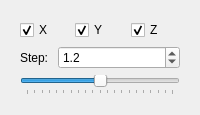
          <widget class="QWidget" name="page_resize">
           <attribute name="label">
            <string>Resize</string>
           </attribute>
           <layout class="QVBoxLayout" name="verticalLayout_6">
            <item>
             <widget class="QWidget" name="resizeGrp" native="true">
              <layout class="QVBoxLayout" name="verticalLayout_5">
               <item>
                <layout class="QHBoxLayout" name="horizontalLayout_4">
                 <item>
                  <widget class="QCheckBox" name="sizeX">
                   <property name="text">
                    <string>X</string>
                   </property>
                   <property name="checked">
                    <bool>true</bool>
                   </property>
                  </widget>
                 </item>
                 <item>
                  <widget class="QCheckBox" name="sizeY">
                   <property name="text">
                    <string>Y</string>
                   </property>
                   <property name="checked">
                    <bool>true</bool>
                   </property>
                  </widget>
                 </item>
                 <item>
                  <widget class="QCheckBox" name="sizeZ">
                   <property name="text">
                    <string>Z</string>
                   </property>
                   <property name="checked">
                    <bool>true</bool>
                   </property>
                  </widget>
                 </item>
                </layout>
               </item>
               <item>
                <layout class="QHBoxLayout" name="horizontalLayout_5">
                 <item>
                  <widget class="QLabel" name="label_resizeStep">
                   <property name="sizePolicy">
                    <sizepolicy hsizetype="Fixed" vsizetype="Preferred">
                     <horstretch>0</horstretch>
                     <verstretch>0</verstretch>
                    </sizepolicy>
                   </property>
                   <property name="text">
                    <string>Step: </string>
                   </property>
                  </widget>
                 </item>
                 <item>
                  <widget class="QDoubleSpinBox" name="sizeStepSpinBox">
                   <property name="decimals">
                    <number>1</number>
                   </property>
                   <property name="singleStep">
                    <double>0.200000000000000</double>
                   </property>
                   <property name="value">
                    <double>1.200000000000000</double>
                   </property>
                  </widget>
                 </item>
                </layout>
               </item>
               <item>
                <widget class="QSlider" name="resizeSlider">
                 <property name="minimum">
                  <number>-10</number>
                 </property>
                 <property name="maximum">
                  <number>10</number>
                 </property>
                 <property name="tracking">
                  <bool>true</bool>
                 </property>
                 <property name="orientation">
                  <enum>Qt::Horizontal</enum>
                 </property>
                 <property name="invertedAppearance">
                  <bool>false</bool>
                 </property>
                 <property name="invertedControls">
                  <bool>false</bool>
                 </property>
                 <property name="tickPosition">
                  <enum>QSlider::TicksBelow</enum>
                 </property>
                </widget>
               </item>
              </layout>
             </widget>
            </item>
           </layout>
          </widget>
